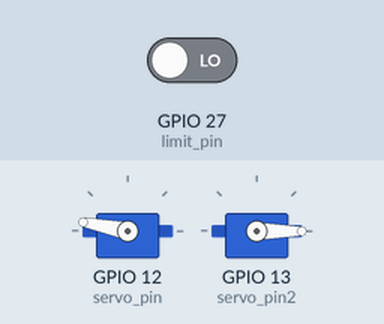
This program was run on a simulated Raspberry Pi (BCM pin numbers). Parts: 2 × servo. The inputs (shaded band) are chosen by the test bench; at power-on: GPIO 27 (limit_pin) LOW. Servo angles are drawn from the pulse width (0.5 ms = 0°, 2.5 ms = 180°); what the program prints to the terminal is not drawn.

Above: at 1.2 s.
1.3 s: GPIO 27 (limit_pin) driven HIGH
At 2.5 s:
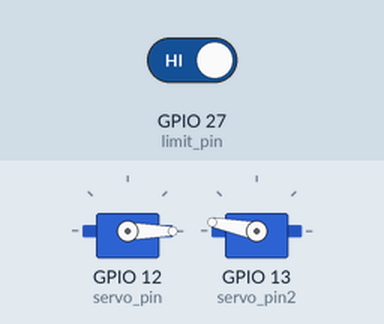
2.8 s: GPIO 27 (limit_pin) driven LOW
At 3.7 s:
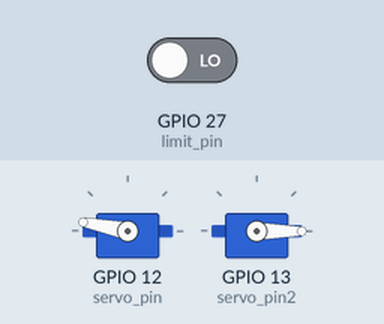
Timing chart, 0 to 5.8 s (numbered marks = the images above; inputs shaded):
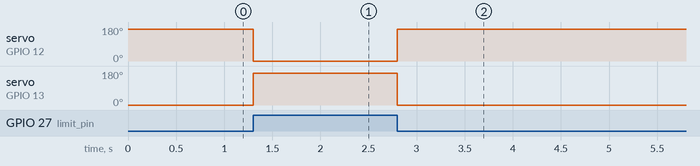

Measured:
- after the input at 1.3 s, servo on GPIO 12 (servo_pin): 169° → 0° at once; servo on GPIO 13 (servo_pin2): 0° → 169° at once
- after the input at 2.8 s, servo on GPIO 12 (servo_pin): 0° → 169° at once; servo on GPIO 13 (servo_pin2): 169° → 0° at once

The program:

test.py
```python
import wiringpi
import time


limit_pin = 27
servo_pin = 12
servo_pin2 = 13
wiringpi.wiringPiSetupGpio()

wiringpi.pinMode(limit_pin, 0)
wiringpi.pullUpDnControl(limit_pin,wiringpi.PUD_DOWN)
wiringpi.pinMode(servo_pin, 2)
wiringpi.pinMode(servo_pin2, 2)

wiringpi.pwmSetMode(wiringpi.PWM_MODE_MS)
wiringpi.pwmSetRange(1024)
wiringpi.pwmSetClock(375)

def move_servo(deg):
	print(deg)
	move_deg1 = int(( 4.75 * deg * -1 / 90 + 7.25) / 100 * 1024)
	move_deg2 = int(( 4.75 * deg * 1 / 90 + 7.25) / 100 * 1024)
	wiringpi.pwmWrite(servo_pin, move_deg1)
	wiringpi.pwmWrite(servo_pin2, move_deg2)
while True:
	if wiringpi.digitalRead(limit_pin):
		move_servo(90)
		print("toggle")
	else:
		move_servo(-90)
		print("no toggle")
```
